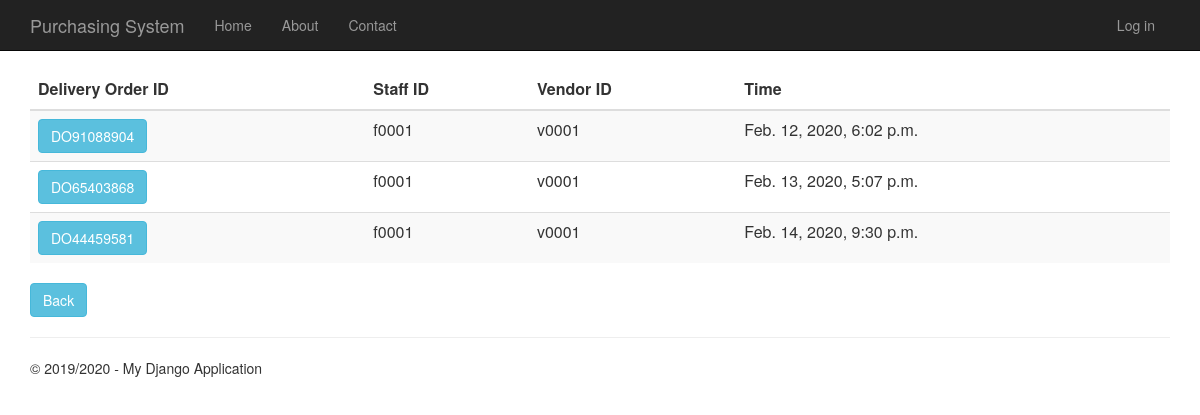
Before: /deliveryorderhistory with the older database file.
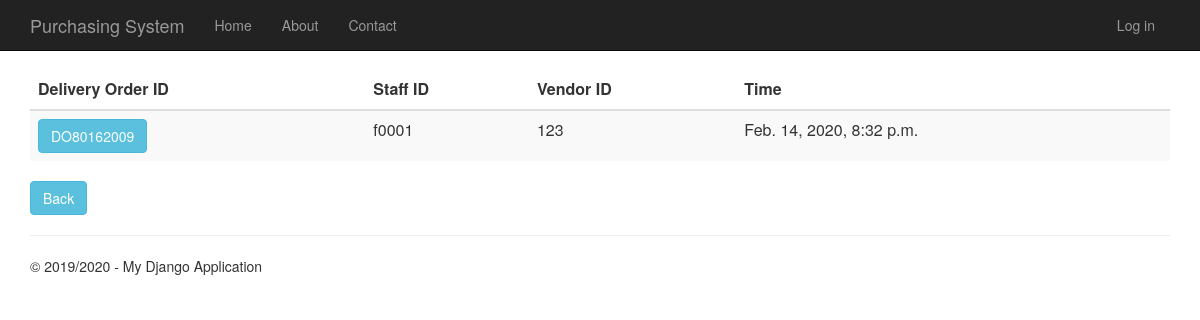
After: the same page with the newer database file.
### DeliveryOrder/models.py (models this page shows, shortened)
class DeliveryOrder(models.Model):
    delivery_order_id = models.CharField(primary_key=True, max_length=10)
    shipping_instructions = models.TextField()
    time_created = models.DateTimeField()
    description = models.TextField(null=True,default=None, blank=True)
    total_price = models.DecimalField(max_digits=10, decimal_places=2, default=Decimal('0.00'))
    person_id = models.ForeignKey(Person)
    vendor_id = models.ForeignKey(Vendor)
    purchase_order_id = models.OneToOneField(PurchaseOrder)

### app/models.py (models this page shows, shortened)
class Person(models.Model):
    user_id = models.OneToOneField(User)
    person_id = models.CharField(primary_key=True, max_length=10)
    person_name = models.TextField()
    person_address = models.TextField()
    person_phone_number = models.TextField()
    person_role = models.TextField(default = 'EMPLOYEE')

class Vendor(models.Model):
    vendor_id = models.CharField(primary_key=True, max_length=10)
    vendor_name = models.TextField()
    vendor_phone_number = models.TextField()
    vendor_address = models.TextField()
    vendor_email = models.TextField()
    def __str__(self):
        return str(self.vendor_id)

### DeliveryOrder/views.py (the view)
# urls.py: url(r'^deliveryorderhistory', DeliveryOrder.views.deliveryorderhistory, name="delivery_order_history"),
def deliveryorderhistory(request):
    delivery_orders = DeliveryOrder.objects.all()
    context = {
            'title':'delivery Order History',
            'rows':delivery_orders,
            'year':'2019/2020'
        }
    return render(request,'DeliveryOrder/deliveryorderhistory.html',context)

### DeliveryOrder/templates/DeliveryOrder/deliveryorderhistory.html
﻿{% extends "app/layout.html" %}
{% block content %}
<div class="purcahseorderhistory margintop" action="menu" >
    <form action="deliveryorderhistorydetails" method="GET">
        <table class="table table-striped margintop">
          <thead>
            <tr>
              <th scope="col">Delivery Order ID</th>
              <th scope="col">Staff ID</th>
              <th scope="col">Vendor ID</th>
              <th scope="col">Time</th>
            </tr>
          </thead>
          <tbody>
              {% for r in rows %}
            <tr>
                 <td><button type="submit" name="do_id" value="{{r.delivery_order_id}}" class="btn btn-info" >{{r.delivery_order_id}}</button></td>
                 <td>{{r.person_id.person_id}}</td>
                 <td>{{r.vendor_id}}</td>
                 <td>{{r.time_created}}</td>
            </tr>
              {% endfor %}
          </tbody>
        </table>
        <div class="margintop">
            <a type="submit" class="btn btn-info" href="/menu">Back</a>
        </div>
    </form>
</div>
{% endblock %}

Changed rows visible on the page:
removed DeliveryOrder: delivery_order_id "DO91088904", person_id.person_id "f0001", vendor_id "v0001", time_created "Feb. 12, 2020, 6:02 p.m."
removed DeliveryOrder: delivery_order_id "DO65403868", person_id.person_id "f0001", vendor_id "v0001", time_created "Feb. 13, 2020, 5:07 p.m."
removed DeliveryOrder: delivery_order_id "DO44459581", person_id.person_id "f0001", vendor_id "v0001", time_created "Feb. 14, 2020, 9:30 p.m."
added DeliveryOrder: delivery_order_id "DO80162009", person_id.person_id "f0001", vendor_id "123", time_created "Feb. 14, 2020, 8:32 p.m."
